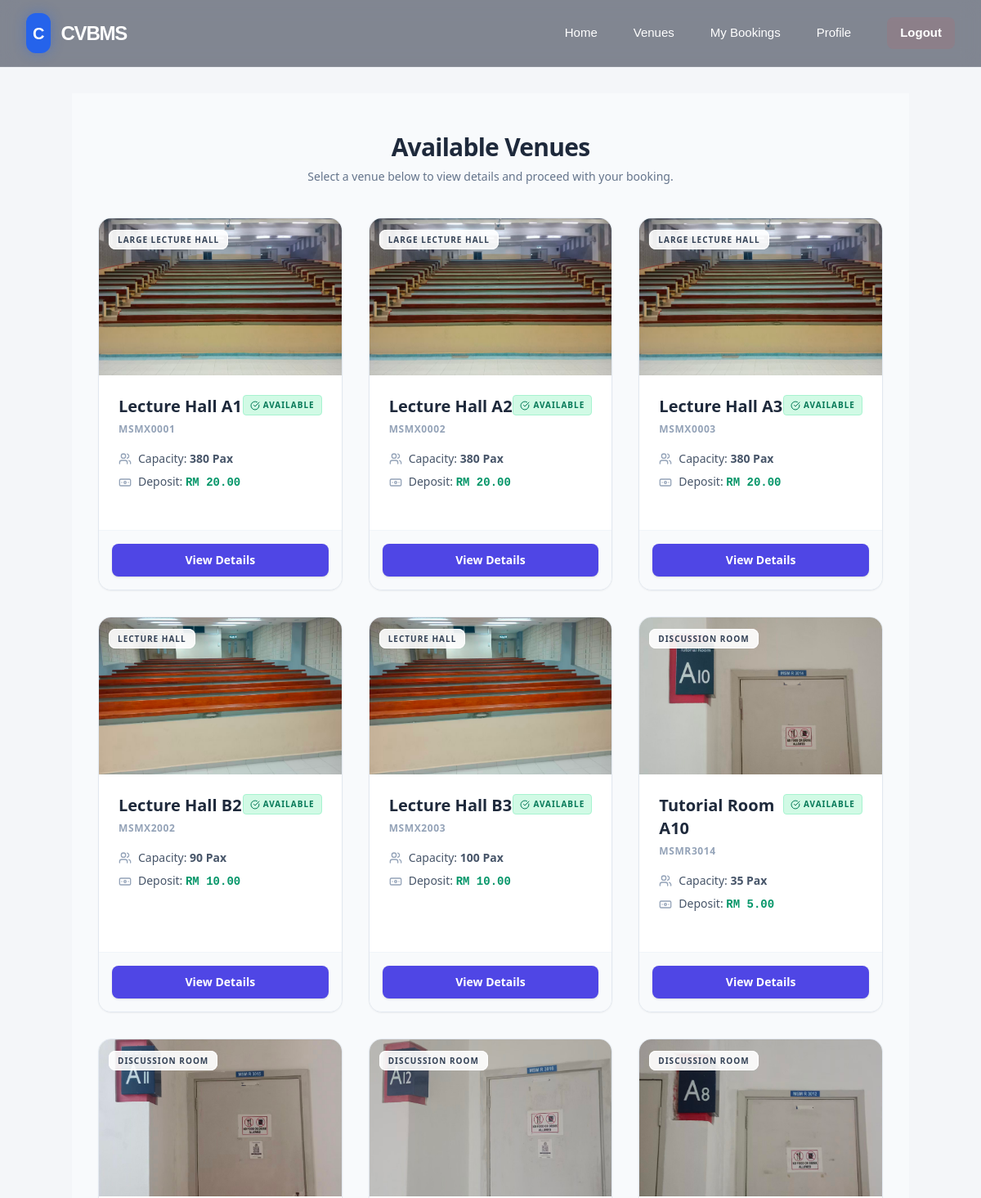
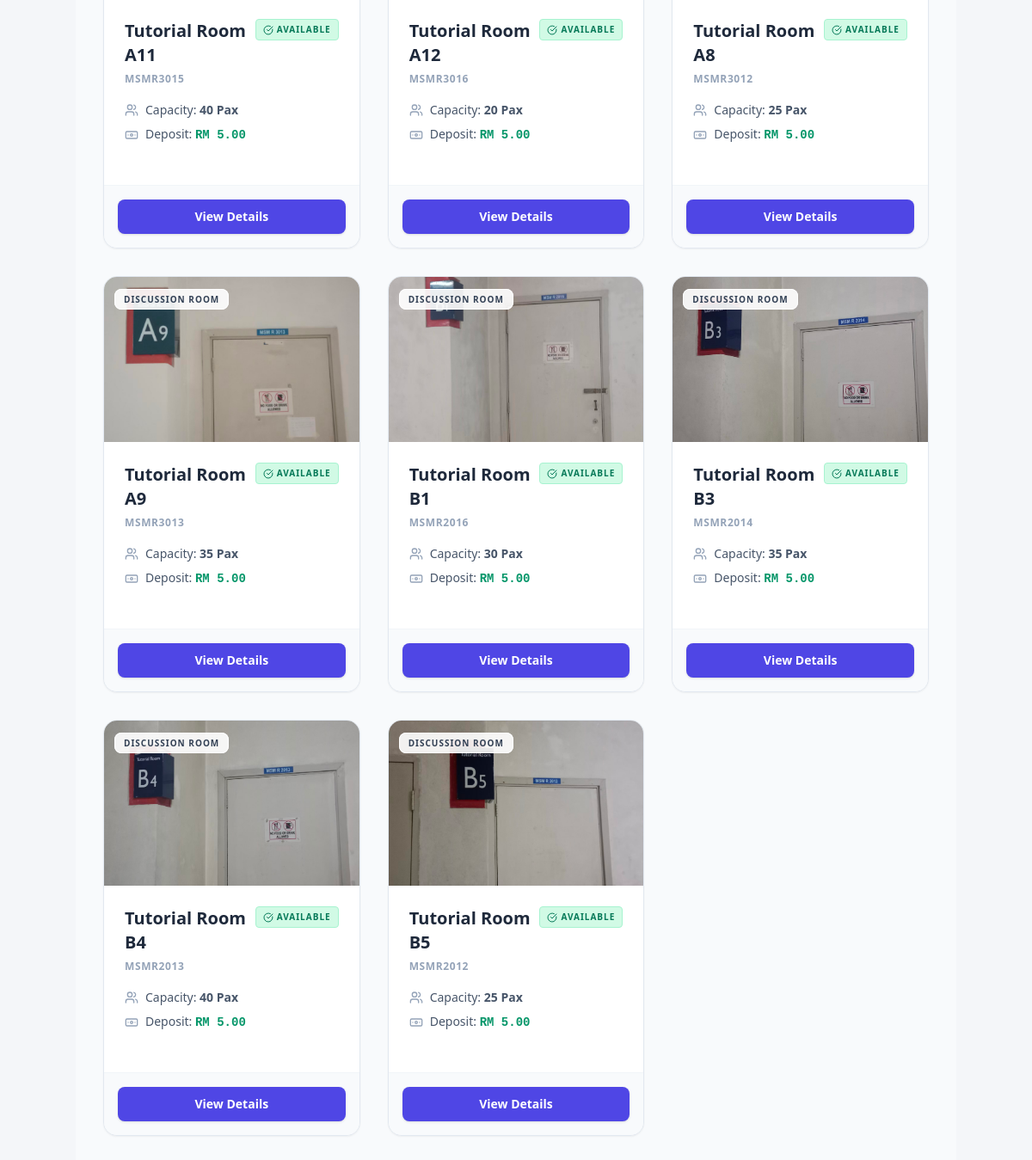
Page /User/venues.php on the committed database (2 pictures, top to bottom).
### tables this page shows
CREATE TABLE `venue` (
  `vid` varchar(10) NOT NULL,
  `vname` varchar(100) NOT NULL,
  `vcid` int(11) NOT NULL,
  `max_cap` int(10) UNSIGNED NOT NULL,
  `deposit` decimal(10,2) UNSIGNED NOT NULL,
  `status` enum('available','maintenance','booked') NOT NULL DEFAULT 'available',
  `description` text NOT NULL
);

CREATE TABLE `vcategory` (
  `vcid` int(11) NOT NULL,
  `category` varchar(50) NOT NULL,
  `description` text NOT NULL
);

### User/venues.php (the view, shortened to what this page needs)
<?php
include("../includes/user_header.php");
include("../includes/user_navbar.php");
include("../config/db.php");
$result = $conn->query("
    SELECT
        v.*,
        vc.category,
        vp.pic AS main_pic
    FROM venue v
    JOIN vcategory vc ON v.vcid = vc.vcid
    LEFT JOIN (
        SELECT vid, MIN(pic_id) AS first_pic_id
        FROM vpic
        GROUP BY vid
    ) first_vpic ON v.vid = first_vpic.vid
    LEFT JOIN vpic vp ON first_vpic.first_pic_id = vp.pic_id
    WHERE v.status = 'available'
    ORDER BY v.vname ASC
");
?>
<script src="https://cdn.tailwindcss.com"></script>
<div class="min-h-screen bg-slate-50 py-12 px-4 sm:px-6 lg:px-8 font-sans">
    <div class="max-w-6xl mx-auto">
        <div class="mb-10 text-center">
            <h1 class="text-3xl font-extrabold text-slate-800 tracking-tight">Available Venues</h1>
            <p class="text-sm text-slate-500 mt-2">Select a venue below to view details and proceed with your booking.</p>
        </div>
        <div class="grid grid-cols-1 md:grid-cols-2 lg:grid-cols-3 gap-8">
            <?php if ($result && $result->num_rows > 0): ?>
                <?php while ($venue = $result->fetch_assoc()): ?>
                    <?php
                        $image_path = "";
                        if (!empty($venue["main_pic"])) {
                            $image_path = "../uploads/venues/" . $venue["main_pic"];
                        }
                    ?>
                    <div class="bg-white rounded-2xl shadow-sm border border-slate-200 hover:shadow-md overflow-hidden transition-all flex flex-col">
                        <div class="h-48 bg-slate-100 overflow-hidden relative">
                            <?php if (!empty($image_path)): ?>
                                <img
                                    src="<?php echo htmlspecialchars($image_path); ?>"
                                    alt="<?php echo htmlspecialchars($venue["vname"]); ?>"
                                    class="w-full h-full object-cover"
                                >
                            <?php endif; ?>
                            <div class="absolute top-3 left-3">
                                <span class="px-2.5 py-1 bg-white/90 backdrop-blur text-slate-700 border border-white rounded-lg text-[10px] font-black uppercase tracking-widest">
                                    <?php echo htmlspecialchars($venue["category"]); ?>
                                </span>
                            </div>
                        </div>
                        <div class="p-6 flex-1">
                            <div class="flex justify-between items-start mb-4">
                                <div>
                                    <h3 class="text-xl font-bold text-slate-800">
                                        <?php echo htmlspecialchars($venue["vname"]); ?>
                                    </h3>
                                    <span class="text-xs font-bold text-slate-400 uppercase tracking-wider">
                                        <?php echo htmlspecialchars($venue["vid"]); ?>
                                    </span>
                                </div>
                                <span class="px-2 py-1 bg-emerald-100 text-emerald-700 border border-emerald-200 rounded text-[10px] font-black uppercase tracking-widest flex items-center">
                                    <i data-lucide="check-circle" class="w-3 h-3 mr-1"></i> Available
                                </span>
                            </div>
                            <div class="space-y-2 mb-6">
                                <div class="flex items-center text-sm text-slate-600">
                                    <i data-lucide="users" class="w-4 h-4 mr-2 text-slate-400"></i>
                                    <span>Capacity: <strong><?php echo (int)$venue["max_cap"]; ?> Pax</strong></span>
                                </div>
                                <div class="flex items-center text-sm text-slate-600">
                                    <i data-lucide="banknote" class="w-4 h-4 mr-2 text-slate-400"></i>
                                    <span>Deposit: <strong class="text-emerald-600 font-mono">RM <?php echo number_format((float)$venue["deposit"], 2); ?></strong></span>
                                </div>
                            </div>
                        </div>
                        <div class="p-4 border-t border-slate-100 bg-slate-50">
                            <a href="venue_details.php?vid=<?php echo urlencode($venue["vid"]); ?>"
                               class="block w-full py-2.5 text-center text-sm font-bold rounded-lg transition-colors bg-indigo-600 hover:bg-indigo-700 text-white shadow">
                                View Details
                            </a>
                        </div>
                    </div>
                <?php endwhile; ?>
            <?php endif; ?>
        </div>
    </div>
</div>
<?php include("../includes/user_footer.php"); ?>
</body>
</html>

### includes/user.css (style rules this page uses)
body { margin: 0; font-family: Arial, sans-serif; background-color: #f4f6f9; color: #333; }
.grid { display: grid; grid-template-columns: repeat(auto-fit, minmax(250px, 1fr)); gap: 20px; }

### rows in the picture
venue: vcid.category "LARGE LECTURE HALL", vname "Lecture Hall A1", vid "MSMX0001", max_cap "380", deposit "20.00"
venue: vcid.category "LARGE LECTURE HALL", vname "Lecture Hall A2", vid "MSMX0002", max_cap "380", deposit "20.00"
venue: vcid.category "LARGE LECTURE HALL", vname "Lecture Hall A3", vid "MSMX0003", max_cap "380", deposit "20.00"
venue: vcid.category "LECTURE HALL", vname "Lecture Hall B2", vid "MSMX2002", max_cap "90", deposit "10.00"
venue: vcid.category "LECTURE HALL", vname "Lecture Hall B3", vid "MSMX2003", max_cap "100", deposit "10.00"
venue: shows a picture, vcid.category "DISCUSSION ROOM", vname "Tutorial Room A10", vid "MSMR3014", max_cap "35", deposit "5.00"
venue: shows a picture, vcid.category "DISCUSSION ROOM", vname "Tutorial Room A11", vid "MSMR3015", max_cap "40", deposit "5.00"
venue: shows a picture, vcid.category "DISCUSSION ROOM", vname "Tutorial Room A12", vid "MSMR3016", max_cap "20", deposit "5.00"
venue: shows a picture, vcid.category "DISCUSSION ROOM", vname "Tutorial Room A8", vid "MSMR3012", max_cap "25", deposit "5.00"
venue: shows a picture, vcid.category "DISCUSSION ROOM", vname "Tutorial Room A9", vid "MSMR3013", max_cap "35", deposit "5.00"
venue: shows a picture, vcid.category "DISCUSSION ROOM", vname "Tutorial Room B1", vid "MSMR2016", max_cap "30", deposit "5.00"
venue: shows a picture, vcid.category "DISCUSSION ROOM", vname "Tutorial Room B3", vid "MSMR2014", max_cap "35", deposit "5.00"
venue: shows a picture, vcid.category "DISCUSSION ROOM", vname "Tutorial Room B4", vid "MSMR2013", max_cap "40", deposit "5.00"
venue: shows a picture, vcid.category "DISCUSSION ROOM", vname "Tutorial Room B5", vid "MSMR2012", max_cap "25", deposit "5.00"
